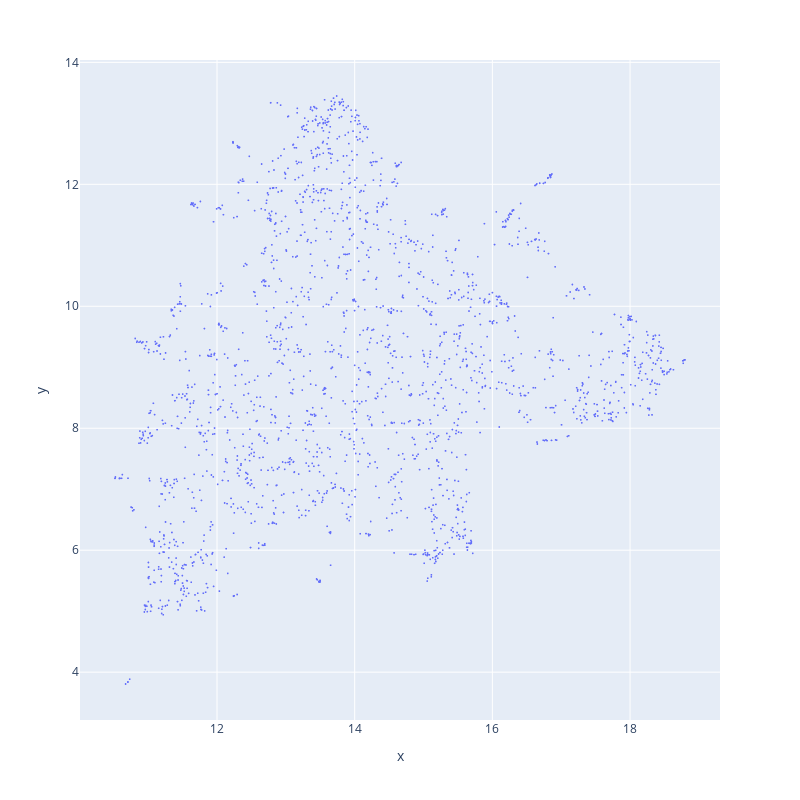

Here is the notebook cell this chart was saved with:
### Markdown cell above
## Dimensinality Reduction
The code below does exactly what the heading says. As described above the embed variable is now transformed to a variable holding 756 dimentions which all is corresponding to each word in the title and to each other.

For a computer this 756 dimention makes perfectly sense, but for the human eye and mind, we have to reduce the number of dimention to be able to read it. 
We're going from multiple dimentions to 2 dimentions. We create a umap variable. This variable is a class called UMAP. The class instantiates a umap-object with two parameters. Then we uses this objects function to "fit_transform" the variable embs and calls this new variable embs_2d.

Fit_transform is a function that fit embs into an embedded space and returns that transformed output. 
In our case, it returns the embed in a 2_dimentional display. 

At the end we're plotting the result to show how the embeddings are when dimensionality reduction is used. But when we're looking at this plot it does not provide us the desired information.
Where are the groups, where are the outlier? Is it possible to see it?

At the end we're also plotting some different information to get a better understanding of how the transformation works.

### Code cell
# reducing the dimensions on my data to 2 dimensions
umap = UMAP(n_neighbors=20, min_dist=0.1)

embs_2d = umap.fit_transform(embs)

fig = px.scatter(x=embs_2d[:,0], y=embs_2d[:,1])

fig.update_layout(width=800, height=800)
fig.update_traces(marker=dict(size=2))

# plotting to show how the embeddings are when just dimensionality reduction is used
fig_show_save(fig, "umap-scatter")

### Figure 1 — Plotly figure (JSON) as saved in the notebook; plotly's stock layout.template omitted (floating-point values rounded to 4 significant figures; data arrays with more than 128 entries replaced by an {"elided": "..."} marker saying what was removed)
{"data": [{"hovertemplate": "x=%{x}<br>y=%{y}<extra></extra>", "legendgroup": "", "marker": {"color": "#636efa", "size": 2, "symbol": "circle"}, "mode": "markers", "name": "", "showlegend": false, "type": "scattergl", "x": {"elided": "2047 float values"}, "xaxis": "x", "y": {"elided": "2047 float values"}, "yaxis": "y"}], "layout": {"height": 800, "legend": {"tracegroupgap": 0}, "margin": {"t": 60}, "width": 800, "xaxis": {"anchor": "y", "domain": [0, 1], "title": {"text": "x"}}, "yaxis": {"anchor": "x", "domain": [0, 1], "title": {"text": "y"}}}}
